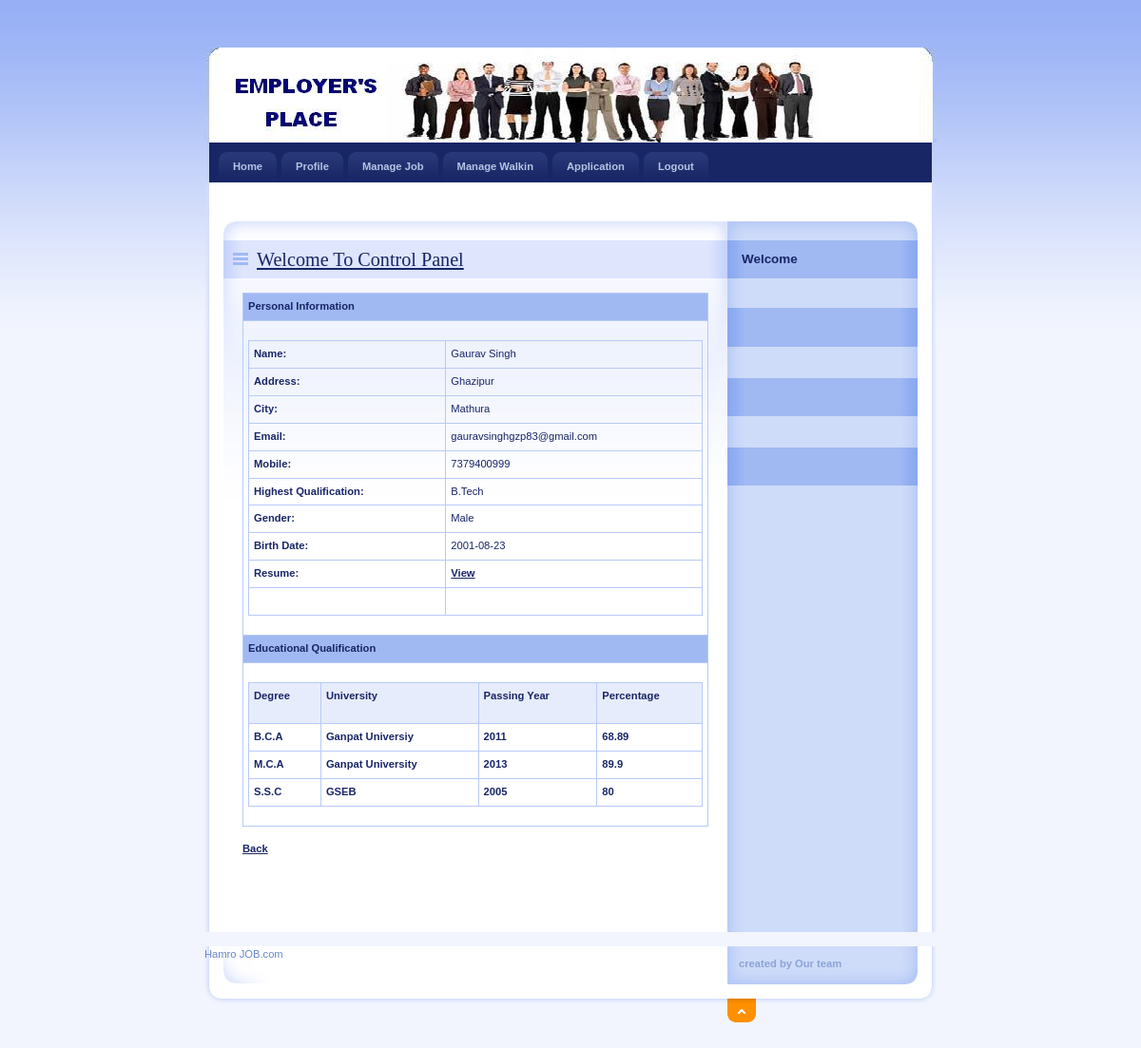
Screenshot of /Employer/ViewBiodata.php?JobSeekId=3 with the database file from the repository.
### tables this page shows
CREATE TABLE IF NOT EXISTS `jobseeker_reg` (
  `JobSeekId` int(11) NOT NULL AUTO_INCREMENT,
  `JobSeekerName` varchar(20) NOT NULL,
  `Address` varchar(100) NOT NULL,
  `City` varchar(20) NOT NULL,
  `Email` varchar(40) NOT NULL,
  `Mobile` bigint(20) NOT NULL,
  `Qualification` varchar(20) NOT NULL,
  `Gender` varchar(10) NOT NULL,
  `BirthDate` date NOT NULL,
  `Resume` varchar(200) NOT NULL,
  `Status` varchar(10) NOT NULL,
  `UserName` varchar(20) NOT NULL,
  `Password` varchar(20) NOT NULL,
  `Question` varchar(100) NOT NULL,
  `Answer` varchar(50) NOT NULL,
  PRIMARY KEY (`JobSeekId`),
  KEY `JobSeekId` (`JobSeekId`)
);

CREATE TABLE IF NOT EXISTS `jobseeker_education` (
  `EduId` int(11) NOT NULL AUTO_INCREMENT,
  `JobSeekId` int(11) NOT NULL,
  `Degree` varchar(20) NOT NULL,
  `University` varchar(100) NOT NULL,
  `PassingYear` mediumint(9) NOT NULL,
  `Percentage` float NOT NULL,
  PRIMARY KEY (`EduId`)
);

### Employer/ViewBiodata.php (the view, shortened to what this page needs)
<!DOCTYPE html PUBLIC "-//W3C//DTD XHTML 1.0 Strict//EN" "http://www.w3.org/TR/xhtml1/DTD/xhtml1-strict.dtd">
<html xmlns="http://www.w3.org/1999/xhtml" xml:lang="cs" lang="cs">
<head>
    <link rel="stylesheet" media="screen,projection" type="text/css" href="./css/main.css" />
    <link rel="stylesheet" media="print" type="text/css" href="./css/print.css" />
    <link rel="stylesheet" media="aural" type="text/css" href="./css/aural.css" />
    <link href="../SpryAssets/SpryValidationTextarea.css" rel="stylesheet" type="text/css" />
</head>
<body id="www-url-cz">
<div id="main" class="box">
<?php
include "Header.php"
?>
<?php
include "menu.php"
?>
    <div id="page" class="box">
    <div id="page-in" class="box">
        <div id="strip" class="box noprint">
            <p id="breadcrumbs">&nbsp;</p>
        </div>
        <div id="content">
            <div class="article">
                <h2><span><a href="#">Welcome To Control Panel</a></span></h2>
              <table width="100%" border="0" cellspacing="0" cellpadding="0">
                  <tr>
                    <td bgcolor="#A0B9F3"><strong>Personal Information</strong></td>
                  </tr>
                  <tr>
                    <td>
                    <?php
$ID=$_GET['JobSeekId'];
$con = mysqli_connect("localhost","root","","job");
$sql = "select * from JobSeeker_Reg where JobSeekId='".$ID."'  ";
$result = mysqli_query($con,$sql);
$row = mysqli_fetch_array($result)
?>
                <table width="100%" border="1" cellspacing="2" cellpadding="2">
                  <tr>
                    <td><strong>Name:</strong></td>
                    <td><?php echo $row['JobSeekerName'];?></td>
                  </tr>
                  <tr>
                    <td><strong>Address:</strong></td>
                    <td><?php echo $row['Address'];?></td>
                  </tr>
                  <tr>
                    <td><strong>City:</strong></td>
                    <td><?php echo $row['City'];?></td>
                  </tr>
                  <tr>
                    <td><strong>Email:</strong></td>
                    <td><?php echo $row['Email'];?></td>
                  </tr>
                  <tr>
                    <td><strong>Mobile:</strong></td>
                    <td><?php echo $row['Mobile'];?></td>
                  </tr>
                  <tr>
                    <td><strong>Highest Qualification:</strong></td>
                    <td><?php echo $row['Qualification'];?></td>
                  </tr>
                  <tr>
                    <td><strong>Gender:</strong></td>
                    <td><?php echo $row['Gender'];?></td>
                  </tr>
                  <tr>
                    <td><strong>Birth Date:</strong></td>
                    <td><?php echo $row['BirthDate'];?></td>
                  </tr>
                  <tr>
                    <td><strong>Resume:</strong></td>
                    <td><a href="../upload/<?php echo $row['Resume'];?>" target="_blank"><strong>View</strong></a></td>
                  </tr>
                  <tr>
                    <td>&nbsp;</td>
                    <td>&nbsp;</td>
                  </tr>
                </table>
                    </td>
                  </tr>
                  <tr>
                    <td bgcolor="#A0B9F3"><strong>Educational Qualification</strong></td>
                  </tr>
                  <tr>
                    <td><table width="100%" border="1" cellpadding="1" cellspacing="2" bordercolor="#006699" >
                      <tr>
                        <th height="32" bgcolor="#006699" class="style3"><div align="left" class="style9 style5 style2"><strong>Degree</strong></div></th>
                        <th bgcolor="#006699" class="style3"><div align="left" class="style9 style5 style2"><strong>University</strong></div></th>
                        <th bgcolor="#006699" class="style3"><div align="left" class="style9 style5 style2"><strong>Passing Year</strong></div></th>
                        <th bgcolor="#006699" class="style3"><div align="left" class="style9 style5 style2"><strong>Percentage</strong></div></th>
                      </tr>
                      <?php
					  $ID=$_GET['JobSeekId'];
$con = mysqli_connect("localhost","root","","job");
$sql = "select * from JobSeeker_Education where JobSeekId='".$ID."'";
$result = mysqli_query($con,$sql);
while($row = mysqli_fetch_array($result))
{
$Degree=$row['Degree'];
$Univ=$row['University'];
$Passing=$row['PassingYear'];
$Per=$row['Percentage'];
?>
                      <tr>
                        <td class="style3"><div align="left" class="style9 style5"><strong><?php echo $Degree;?></strong></div></td>
                        <td class="style3"><div align="left" class="style9 style5"><strong><?php echo $Univ;?></strong></div></td>
                        <td class="style3"><div align="left" class="style9 style5"><strong><?php echo $Passing;?></strong></div></td>
                        <td class="style3"><div align="left" class="style9 style5"><strong><?php echo $Per;?></strong></div></td>
                      </tr>
                      <?php
}
?>
                    </table></td>
                  </tr>
                </table>
                <p align="center"><a href="Application.php"><strong>Back</strong></a></p>
              <p class="btn-more box noprint">&nbsp;</p>
          </div>
        </div>
<?php
include "right.php"
?>
    </div>
    </div>
<?php
include "footer.php"
?>
</div>
</body>
</html>

### Employer/css/main.css (style rules this page uses)
* { min-height:1px; }
body { border:0; margin:0; padding:0; background:#F2F5FE url("../design/bg.gif") 0 0 repeat-x; font:70%/160% "verdana",sans-serif; color:#192666; _text-align:center; }
a { color:#192666; }
p { border:0; margin:15px 0; padding:0; }
div { display:block; border:0; margin:0; padding:0; }
h1, h2, h3, h4, h5 { border:0; margin:15px 0 10px 0; padding:0; font-weight:bold; }
h2 { font-size:180%; line-height:100%; font-family:"georgia",serif; font-weight:normal; }
table { display:table; border-collapse:collapse; margin:15px 0; padding:0; border:1px solid #B7CAF6; font-size:100%; }
tr { display:table-row; }
th, td { display: table-cell; border:1px solid #B7CAF6; margin:0; padding:5px; vertical-align:top; text-align:left; }
th { background:#E7ECFD; text-align:center; color:#192666; font-weight:bold; }
a, img, span { border:0; margin:0; padding:0; }
strong, .strong { font-weight:bold; }
.box { min-height:1px; _height:1px; }
.box:after { content:"."; display:block; line-height:0px; font-size:0px; visibility:hidden; clear:both; }
#main { width:770px; margin:50px auto 0 auto; _text-align:left; }
#page { width:770px; min-height:1px; background:#FFF url("../design/bg_page.gif") 0 0 repeat-y; _height:1px; }
#page-in { min-height:1px; padding:10px 0; background:url("../design/bg_page_in.jpg") 0 0 no-repeat; _height:1px; }
#strip { position:relative; clear:both; padding:3px 20px 10px 20px; color:#6182D1; }
#strip p { margin:0; }
#strip #breadcrumbs { width:520px; margin:0; padding:0; }
#content { float:left; width:530px; _width:550px; margin:0; padding:0 0 0 20px; }
#content .article { clear:both; margin:0; padding:20px; background:url("../design/content_article_bg.jpg") 0 0 no-repeat; }
#content .article h2 { margin:0 -20px; padding:10px; background:#DEE5FD url("../design/content_title_bg.gif") 0 0 repeat-y; color:#192666; }
#content .article h2 span { background:url("../design/ico_list.gif") 0 50% no-repeat; padding-left:25px; }
#content .article p { text-align:justify; }
#content .btn-more { margin:0 0 15px 0; padding:0; border:0; position:relative; }

### Employer/css/print.css (style rules this page uses)
body { border:0; margin:0; padding:0; font-size:12pt }
a { color:#000; text-decoration:none; }
h1, h2, h3 { page-break-after:avoid; page-break-inside:avoid; }
table { border-collapse: collapse; border-width:1px; border-style:solid; }
th, td { display:table-cell; border-width:1px; border-style:solid; }
.noprint { display:none; }

### Employer/css/aural.css (style rules this page uses)
body { voice-family:paul,male; volume:loud; speech-rate:slow; richness:90; stress:20; }
h1, h2, h3, h4, h5 { cue-before:url("ping.au"); }
p, table { pause:50ms; }
strong { pitch:medium; pitch-range:60; stress:90; richness:90; }

### Employer/ViewBiodata.php (style rules this page uses)
.style2 { font-weight: bold }
.style3 { font-weight: bold }

### rows the page displays
jobseeker_reg: JobSeekerName "Gaurav Singh", Address "Ghazipur", City "Mathura", Email "gauravsinghgzp83@gmail.com", Mobile "7379400999", Qualification "B.Tech", Gender "Male", BirthDate "2001-08-23"
jobseeker_education: Degree "B.C.A", University "Ganpat Universiy", PassingYear "2011", Percentage "68.89"
jobseeker_education: Degree "M.C.A", University "Ganpat University", PassingYear "2013", Percentage "89.9"
jobseeker_education: Degree "S.S.C", University "GSEB", PassingYear "2005", Percentage "80"
